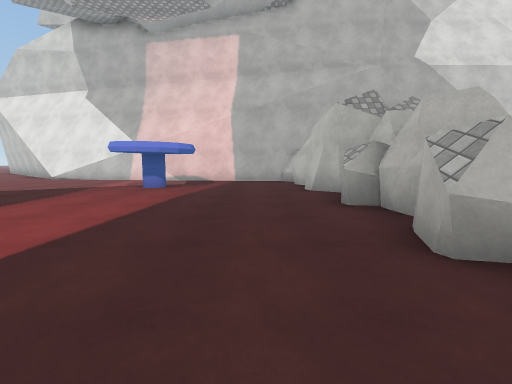
View 1 (above)

13 first-person views from a walk through a 3-D level made in the Unity game engine. The camera is 1.2 m above the floor, tilts 6° down and sees 85° across. The floor is counted in squares, 2 m on a side. Each view is taken from the middle of a square. On the plan, view 1 faces up. The plan holds only what a view shows up to about 9 squares ahead; the rest is blank. The place goes on beyond the plan. The player character is not drawn. Some surface patterns are stand-ins.

View 2
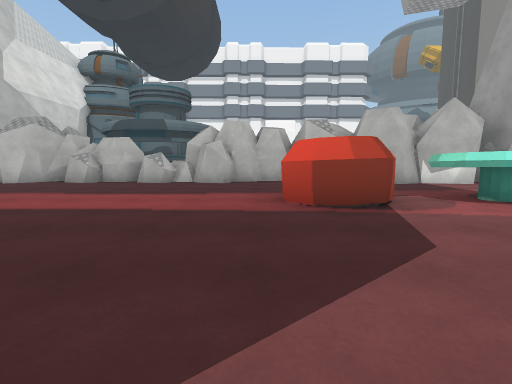

View 3
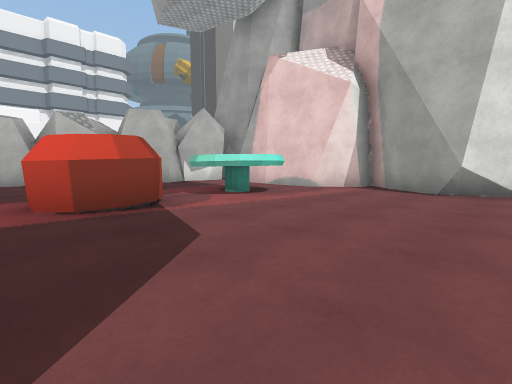

View 4
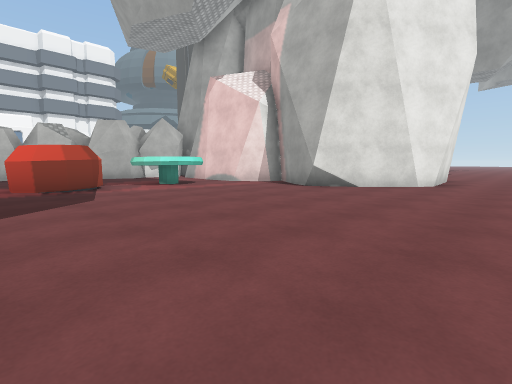

View 5
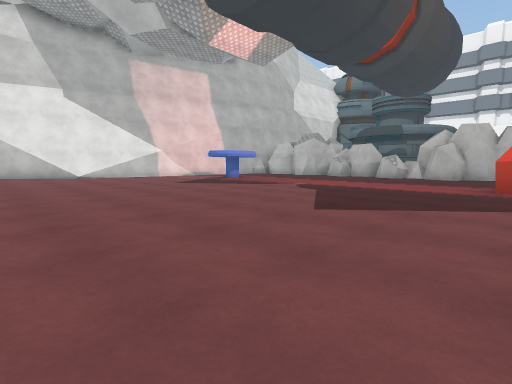

View 6
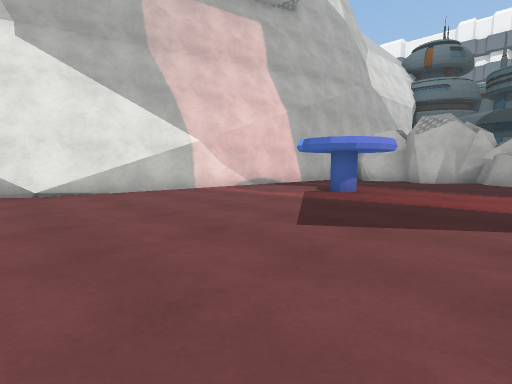

View 7
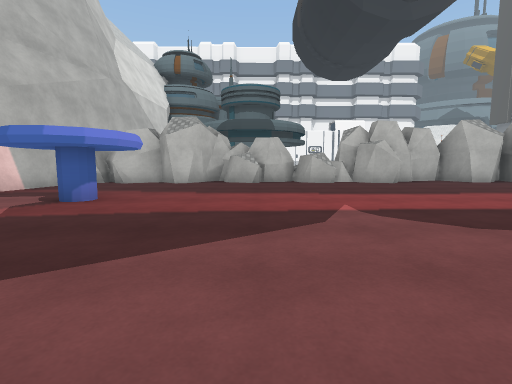

View 8
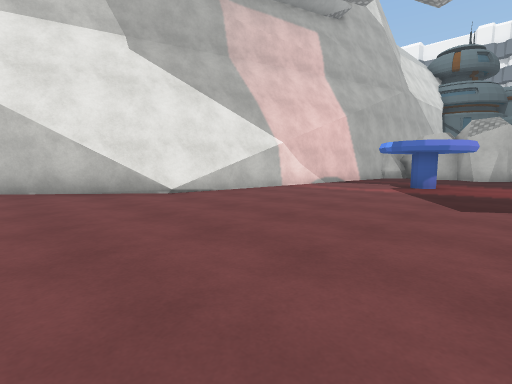

View 9
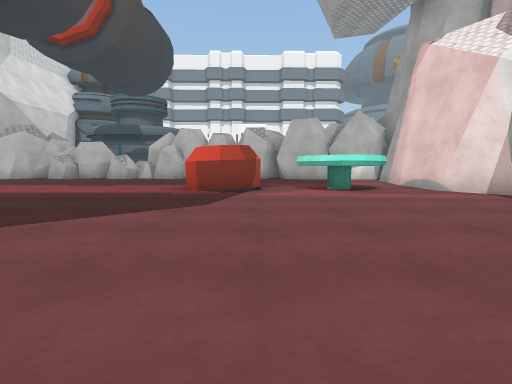

View 10
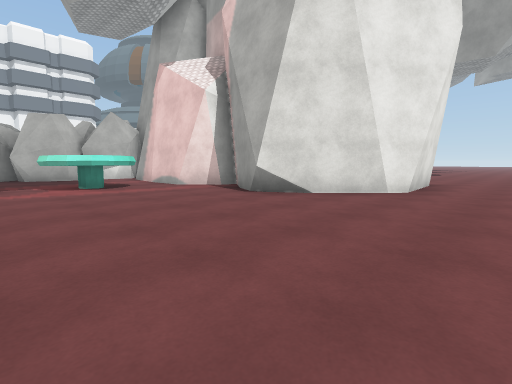

View 11
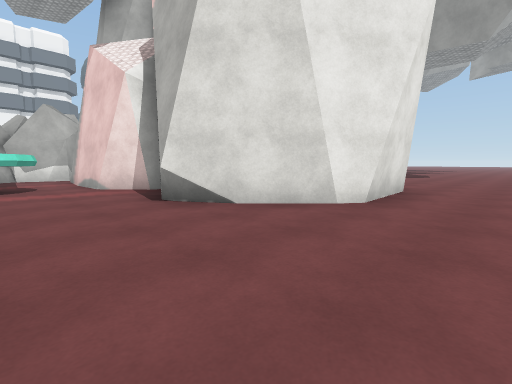

View 12
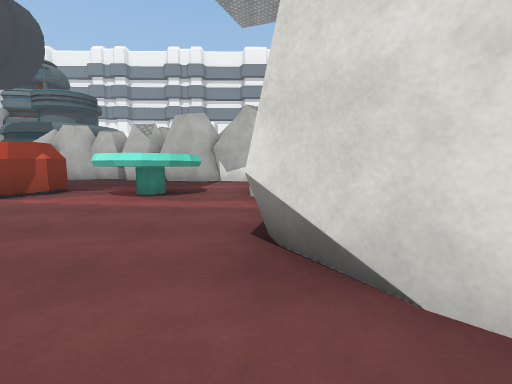

View 13
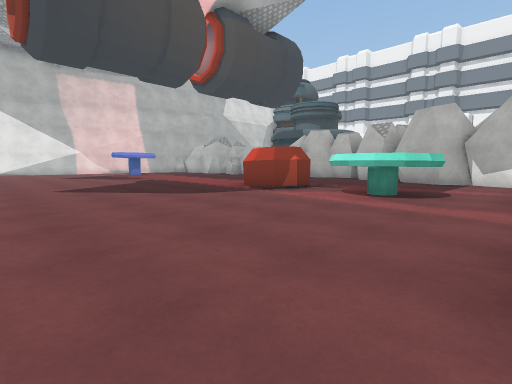

### Floor plan
Points are (right, up) in squares from view 1. A wall is a line through its corners. A room is listed if a view was taken in it or the views show most of it. See-through windows are left out.
Room 1 (views 1, 2, 3, 4, 5, 6, 7, 8, 9, 10, 11, 12, 13)
walls: (1.8, 1.6) (1.2, 1.7) (1.4, 2.4) (2, 2.6); (1.8, -1) (1.7, -0.3) (1.1, -0.2) (1.4, 0.6) (1.9, 0.8); (1.8, 3.5) (1.9, 3.9) (1.2, 3.9) (1.5, 4.6) (2.2, 4.9) (1.9, 5.6); (2, 2.9) (1.7, 3.1) (1.6, 3.8); (2.2, -2) (2.2, -1.3); (-5.9, -7) (-4.7, -7.6); (1.7, 5.6) (1.3, 5.9) (1.2, 6.5) (1.6, 6.9) (1, 8.1); (2.3, 5) (1.8, 5.5); (2.1, 5.4) (1.6, 5.7); (-5, -7.5) (-4, -8.2); (2.1, -3.8) (1.5, -3.3) (1.5, -2.5) (2.1, -2.3); (-1.6, -6.9) (0, -7.1); (-3.9, -7.7) (-3.2, -7) (-1.4, -6.9); (-4.9, 9.8) (-8.6, 10.7); (1.3, 7.5) (1.1, 8.1) (2.1, 8.8); (1.2, -5.8) (0.9, -5.1); (-0.5, 9.3) (-7.5, 10.1); (-7.7, 10.3) (-9.1, 11.5); (0.8, -7) (1.2, -5.7) (0.8, -5.3) (1.4, -3.8) (2.1, -4); (0.8, -7.3) (0.9, -6.5); (-7.9, -8.8) (-6.1, -6.9); (2, 8.6) (1.3, 8.6) (0.9, 9); (-8.2, -11.4) (-8.3, -9.3) (-7.8, -8.6)
low walls: (1.8, 1.5) (1.2, 1.7); (1.9, 0.8) (1.8, 1.6); (1.6, 3.8) (1.2, 3.9); (-6.9, -7.6) (-5.9, -7); (-6.3, 9.9) (-7.7, 10.3)
ways out: opening at (-9.5, -12)
objects: other object (-3, -6) to (-2, -4); other object (-3, -3) to (-2, -2); other object (-3, 6) to (-2, 8)

Positions as (right, up) in squares from view 1, and headings:
1: (0, 0), facing up
2: (-7, -1), facing right
3: (-7, -1), facing down-right
4: (-10, -1), facing down-right
5: (-10, -2), facing up-right
6: (-8, 4), facing up-right
7: (-7, 4), facing right
8: (-10, 5), facing up-right
9: (-9, -3), facing right
10: (-10, -3), facing down-right
11: (-10, -5), facing down-right
12: (-8, -7), facing right
13: (-8, -7), facing up-right
